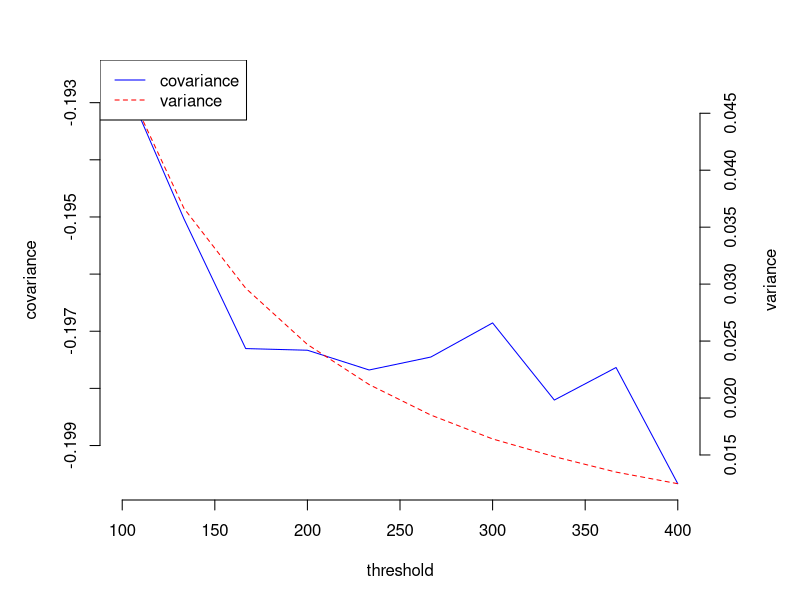
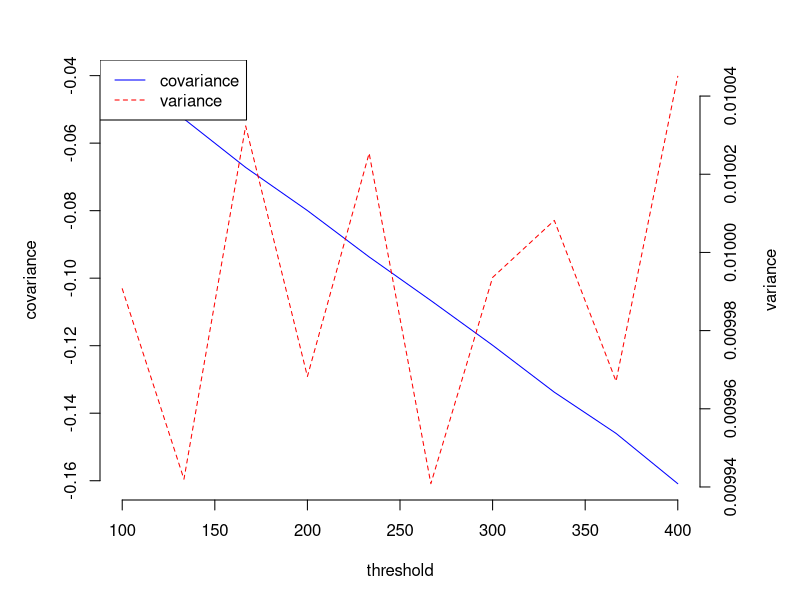

Write the R code that produced these figures, in order.
## Wrote 15 Oct 2020 ##
## From J Auerbach's 12 Oct 2020 email ##


#Plot 1 (model from section 1.1)

# Example plot for Section 2.1
thresholds <- seq(100, 400, length.out = 10)
cov_experiment <- var_experiment <- numeric(length(thresholds))
for(experiment in seq_along(cov_experiment)) {
  mean_temp <- leaf_out <- numeric(1e5)
  for(year in seq_along(mean_temp)) {
    temp <- rnorm(100, 5)
    leaf_out[year] <- which.min(!cumsum(temp) > thresholds[experiment])
    mean_temp[year] <- mean(temp[1:leaf_out[year]])
  }
  cov_experiment[experiment] <- cov(mean_temp, leaf_out)
  var_experiment[experiment] <- var(mean_temp)
}

par(mar = c(5, 5, 3, 5))
plot(thresholds, cov_experiment, axes=F,
     ylim=range(cov_experiment),
     xlab="threshold", ylab = "covariance", type="l",
     col="blue", main="",xlim=range(thresholds))
axis(side = 1)
axis(side = 2)
par(new=T)
plot(thresholds, var_experiment, axes=F,
     ylim=range(var_experiment), type="l", lty = 2,
     xaxt = "n", yaxt = "n", ylab = "", xlab = "",
     col="red", main="",xlim=range(thresholds))
axis(side = 4)
mtext("variance", side = 4, line = 3)
legend("topleft", c("covariance", "variance"),
       col = c("blue", "red"), lty = c(1, 2))

#Plot 2 (model from section 1.2)


thresholds <- seq(100, 400, length.out = 10)
cov_experiment <- var_experiment <- numeric(length(thresholds))
for(experiment in seq_along(cov_experiment)) {
  mean_temp <- leaf_out <- numeric(1e5)
  for(year in seq_along(mean_temp)) {
    temp <- rnorm(100, 5)
    leaf_out[year] <- which.min(!cumsum(temp) > thresholds[experiment])
    mean_temp[year] <- mean(temp)
  }
  cov_experiment[experiment] <- cov(mean_temp, leaf_out)
  var_experiment[experiment] <- var(mean_temp)
}

par(mar = c(5, 5, 3, 5))
plot(thresholds, cov_experiment, axes=F,
     ylim=range(cov_experiment),
     xlab="threshold", ylab = "covariance", type="l",
     col="blue", main="",xlim=range(thresholds))
axis(side = 1)
axis(side = 2)
par(new=T)
plot(thresholds, var_experiment, axes=F,
     ylim=range(var_experiment), type="l", lty = 2,
     xaxt = "n", yaxt = "n", ylab = "", xlab = "",
     col="red", main="",xlim=range(thresholds))
axis(side = 4)
mtext("variance", side = 4, line = 3)
legend("topleft", c("covariance", "variance"),
       col = c("blue", "red"), lty = c(1, 2))
